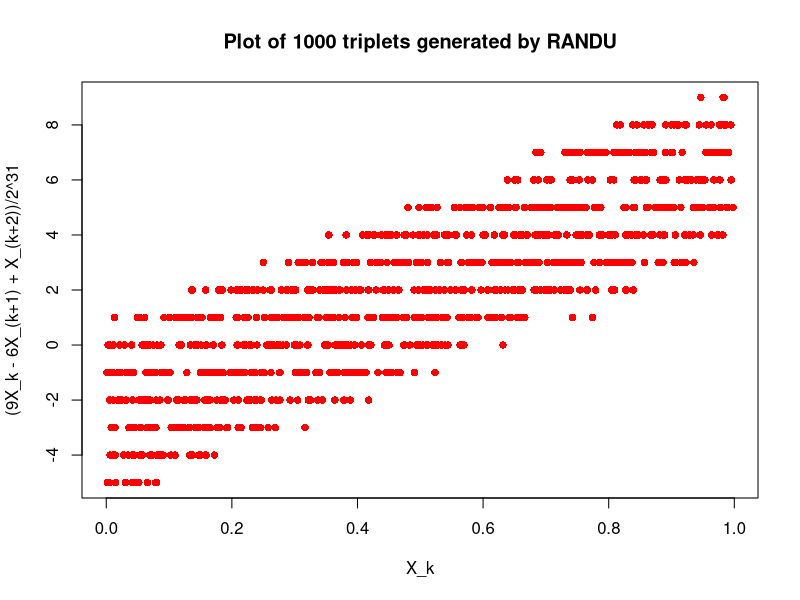

Reproduce this figure in R.
randu=function(x0,n)
{
x=rep(0,n+1)
x[1]=x0
for(i in 1:n+1)
{
if(i==1)
x[i]=x0
else
x[i]=(65539*x[i-1])%%(2^31)
}
return(x[-1])
}
n = 3000
r = randu(314159, n) #get n random numbers from RANDU
#show triplets from RANDU lie on 1 of 15 planes
t = matrix(r/(2^31), ncol = 3, byrow = T)
t = as.data.frame(t)
plot(t[,1], 9*t[,1]-6*t[,2]+t[,3], pch = 16, col = "red", xlab = "X_k",
     ylab = "(9X_k - 6X_(k+1) + X_(k+2))/2^31", main = "Plot of 1000 triplets generated by RANDU")
